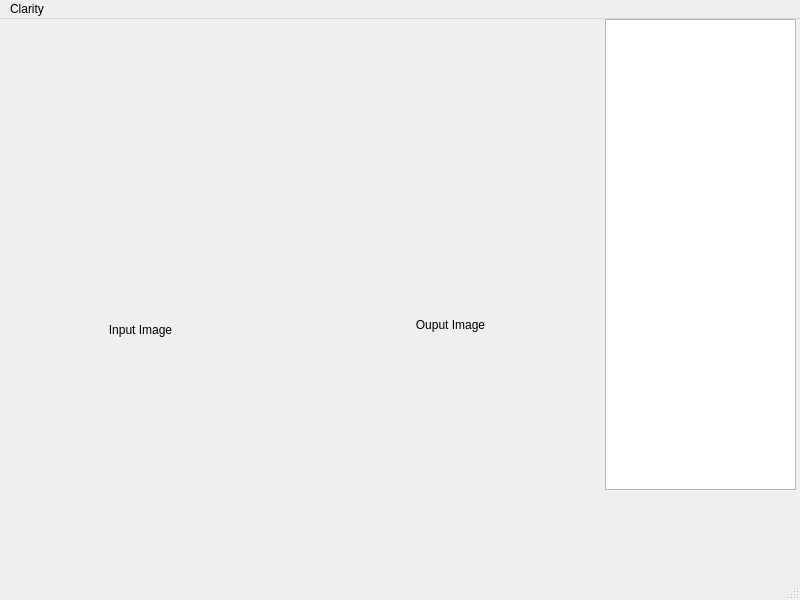
<?xml version="1.0" encoding="UTF-8"?>
<ui version="4.0">
 <class>MainWindow</class>
 <widget class="QMainWindow" name="MainWindow">
  <property name="geometry">
   <rect>
    <x>0</x>
    <y>0</y>
    <width>800</width>
    <height>600</height>
   </rect>
  </property>
  <property name="windowTitle">
   <string>MainWindow</string>
  </property>
  <widget class="QWidget" name="centralwidget">
   <widget class="QListView" name="listView">
    <property name="geometry">
     <rect>
      <x>605</x>
      <y>0</y>
      <width>191</width>
      <height>471</height>
     </rect>
    </property>
   </widget>
   <widget class="QLabel" name="InImage">
    <property name="geometry">
     <rect>
      <x>0</x>
      <y>170</y>
      <width>281</width>
      <height>281</height>
     </rect>
    </property>
    <property name="text">
     <string>Input Image</string>
    </property>
    <property name="alignment">
     <set>Qt::AlignCenter</set>
    </property>
   </widget>
   <widget class="QLabel" name="OutImage">
    <property name="geometry">
     <rect>
      <x>310</x>
      <y>170</y>
      <width>281</width>
      <height>271</height>
     </rect>
    </property>
    <property name="text">
     <string>Ouput Image</string>
    </property>
    <property name="alignment">
     <set>Qt::AlignCenter</set>
    </property>
   </widget>
   <widget class="QWidget" name="formLayoutWidget">
    <property name="geometry">
     <rect>
      <x>-1</x>
      <y>-1</y>
      <width>611</width>
      <height>161</height>
     </rect>
    </property>
    <layout class="QFormLayout" name="formLayout"/>
   </widget>
  </widget>
  <widget class="QMenuBar" name="menubar">
   <property name="geometry">
    <rect>
     <x>0</x>
     <y>0</y>
     <width>800</width>
     <height>22</height>
    </rect>
   </property>
   <widget class="QMenu" name="menuClarity">
    <property name="title">
     <string>Clarity</string>
    </property>
   </widget>
   <addaction name="menuClarity"/>
  </widget>
  <widget class="QStatusBar" name="statusbar"/>
 </widget>
 <resources/>
 <connections/>
</ui>
